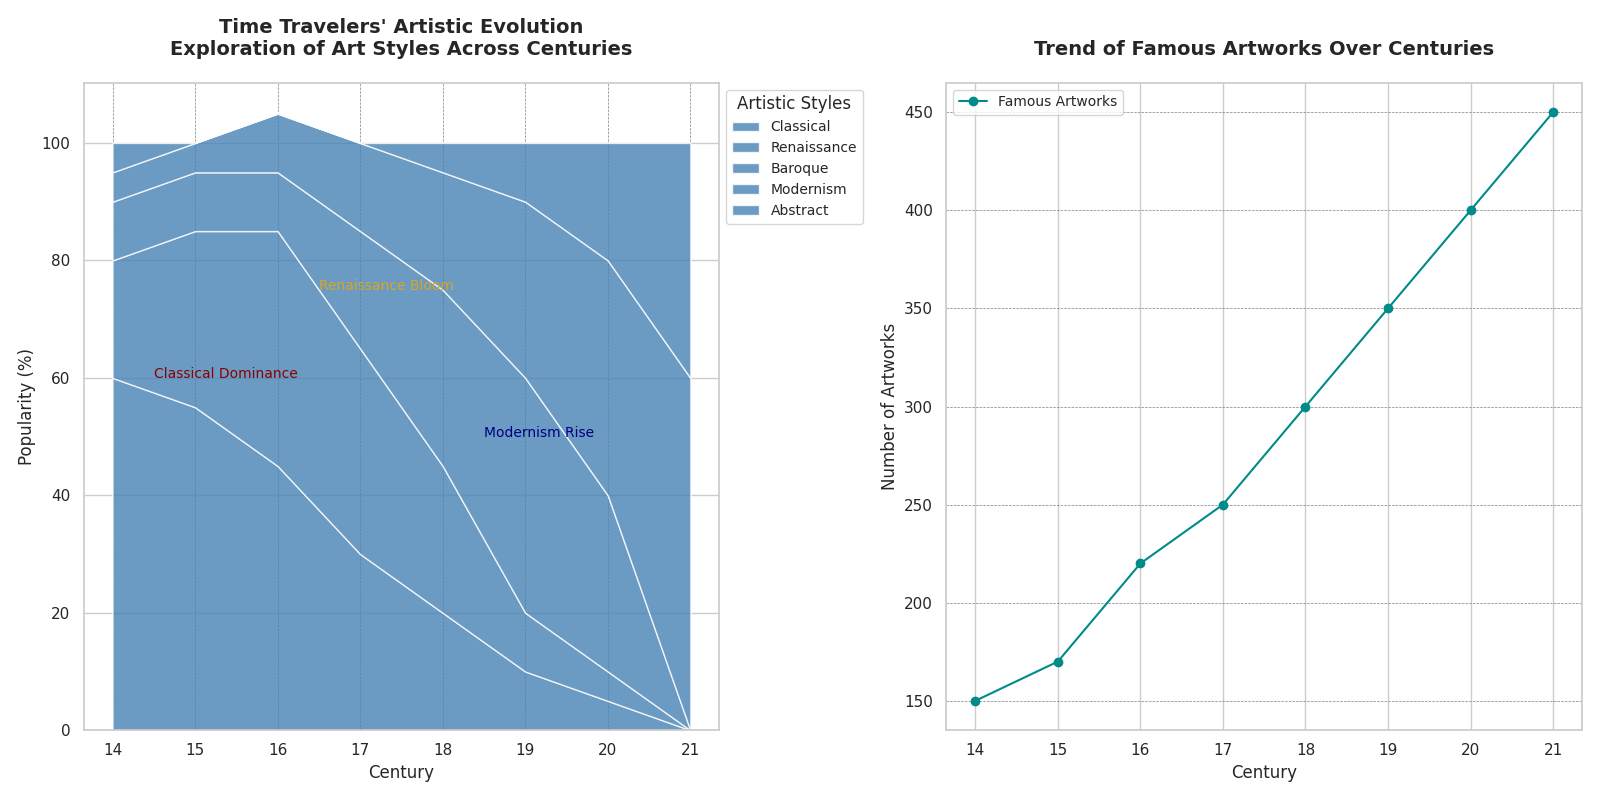

Recreate this plot in Python.
import matplotlib.pyplot as plt
import numpy as np

centuries = np.arange(14, 22)

classical = [60, 55, 45, 30, 20, 10, 5, 0]
renaissance = [20, 30, 40, 35, 25, 10, 5, 0]
baroque = [10, 10, 10, 20, 30, 40, 30, 0]
modernism = [5, 5, 10, 15, 20, 30, 40, 60]
abstract = [5, 0, 0, 0, 5, 10, 20, 40]

famous_artworks = [150, 170, 220, 250, 300, 350, 400, 450]

data = np.array([classical, renaissance, baroque, modernism, abstract])

styles = ['Classical', 'Renaissance', 'Baroque', 'Modernism', 'Abstract']

fig, (ax1, ax2) = plt.subplots(1, 2, figsize=(16, 8))

# Changed the color for all groups to a single color
ax1.stackplot(centuries, data, labels=styles, colors=['#4682B4']*5, alpha=0.8)
ax1.set_title("Time Travelers' Artistic Evolution\nExploration of Art Styles Across Centuries", fontsize=14, fontweight='bold', pad=20)
ax1.set_xlabel('Century', fontsize=12)
ax1.set_ylabel('Popularity (%)', fontsize=12)
ax1.legend(title='Artistic Styles', loc='upper left', bbox_to_anchor=(1, 1), fontsize=10)
ax1.text(14.5, 60, 'Classical Dominance', fontsize=10, color='darkred')
ax1.text(16.5, 75, 'Renaissance Bloom', fontsize=10, color='goldenrod')
ax1.text(18.5, 50, 'Modernism Rise', fontsize=10, color='navy')
ax1.grid(axis='x', color='gray', linestyle='--', linewidth=0.5)

ax2.plot(centuries, famous_artworks, marker='o', linestyle='-', color='darkcyan', label='Famous Artworks')
ax2.set_title('Trend of Famous Artworks Over Centuries', fontsize=14, fontweight='bold', pad=20)
ax2.set_xlabel('Century', fontsize=12)
ax2.set_ylabel('Number of Artworks', fontsize=12)
ax2.legend(loc='upper left', fontsize=10)
ax2.grid(axis='y', color='gray', linestyle='--', linewidth=0.5)

plt.tight_layout()
plt.show()
